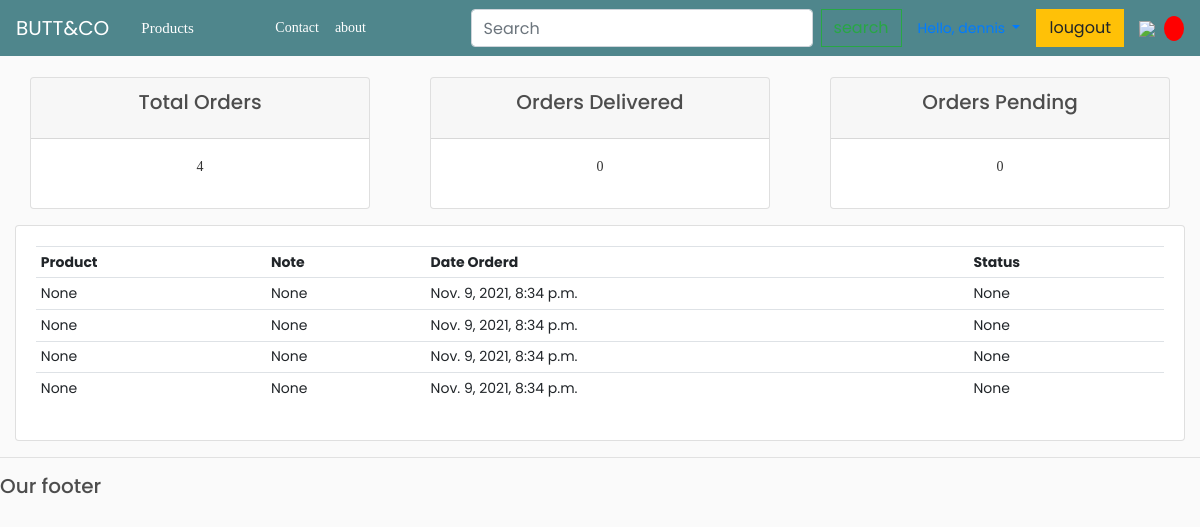
The page /user/ (signed in) on the database its author committed.
### store/models.py (models this page shows, shortened)
class Order(models.Model):
    STATUS = (
        ('Pending', 'Pending'),
        ('Out for delivery', 'Out for delivery'),
        ('Delivered', 'Delivered'),
    )
    total = models.CharField(max_length=50, null=True)
    customer = models.ForeignKey(Customer, on_delete=models.SET_NULL, null=True, blank=True)
    date_ordered = models.DateTimeField(auto_now_add=True)
    complete = models.BooleanField(default=False)
    transaction_id = models.CharField(max_length=100, null=True)
    note = models.CharField(max_length=1000, null=True)
    date_created = models.DateTimeField(auto_now_add=True, null=True)
    product = models.ForeignKey(Product, null=True, on_delete=models.SET_NULL)
    status = models.CharField(max_length=200, null=True, choices=STATUS)  # 新增
    name = models.CharField(max_length=128, null=True)
    picture_front = models.CharField(max_length=1024, null=True)
    picture_back = models.CharField(max_length=1024, null=True)
    state1 = models.CharField(max_length=65535, null=True)
    state2 = models.CharField(max_length=65535, null=True)
    color = models.CharField(max_length=65535, null=True)  # 颜色
    combo = models.CharField(max_length=65535, null=True)  # 版本
    price = models.FloatField()  # 单价
    userorderid = models.IntegerField(default=0, null=True)  # 订单ID
    delstatus = models.IntegerField(default=0, null=True)  # 删除标识， 0表示正常，1表示删除
    def __str__(self):
        return str(self.id)

### store/decorators.py (the view)
		def wrapper_func(request, *args, **kwargs):
			return view_func(request, *args, **kwargs)

### store/views.py (called while the page is built)
@login_required(login_url='login')
@allowed_users(allowed_roles=['customer'])
def userPage(request):
    orders = request.user.customer.order_set.all()
    total_orders = orders.count()
    delivered = orders.filter(status='Delivered').count()
    pending = orders.filter(status='Pending').count()
    print('ORDERS:', orders)
    context = {'orders': orders, 'total_orders': total_orders,
               'delivered': delivered, 'pending': pending}
    return render(request, 'accounts/user.html', context)

### store/templates/accounts/user.html
{%  extends 'accounts/main.html' %}
{% block content %}
{%  include 'accounts/status.html' %}
<div class="row">
	<div class="col-md">
		<div class="card card-body">
			<table class="table table-sm">
				<tr>
					<th>Product</th>
					<th>Note</th>
					<th>Date Orderd</th>
					<th>Status</th>
				</tr>
				{% for order in orders %}
				<tr>
					<td>{{order.name}}</td>
					<td>{{order.note}}</td>
					<td>{{order.date_created}}</td>
					<td>{{order.status}}</td>
				</tr>
				{% endfor %}
			</table>
		</div>
	</div>
</div>
{% endblock content %}

### static/css/main.css (style rules this page uses)
body { background-color: hsl(0, 0%, 98%); }
body,li,ul,h1,h2,h3,h4,p { padding:0px; margin:0px; font-family:"Raleway-Regular"; font-size:14px; color:#333; list-style-type:none; }

### static/css/style.css (style rules this page uses)
body { line-height: 1.5; font-family: 'Poppins', sans-serif; font-weight: 400; overflow-x: hidden; }
* { margin:0; box-sizing: border-box; }
:before,:after { box-sizing: border-box; }
.row { display: flex; flex-wrap: wrap; }

### rows shown on the page
Order: name "None", note "None", date_created "Nov. 9, 2021, 8:34 p.m.", status "None"
Order: name "None", note "None", date_created "Nov. 9, 2021, 8:34 p.m.", status "None"
Order: name "None", note "None", date_created "Nov. 9, 2021, 8:34 p.m.", status "None"
Order: name "None", note "None", date_created "Nov. 9, 2021, 8:34 p.m.", status "None"

### other values the page prints
{{ total_orders }} "4"
{{ delivered }} "0"
{{ pending }} "0"
